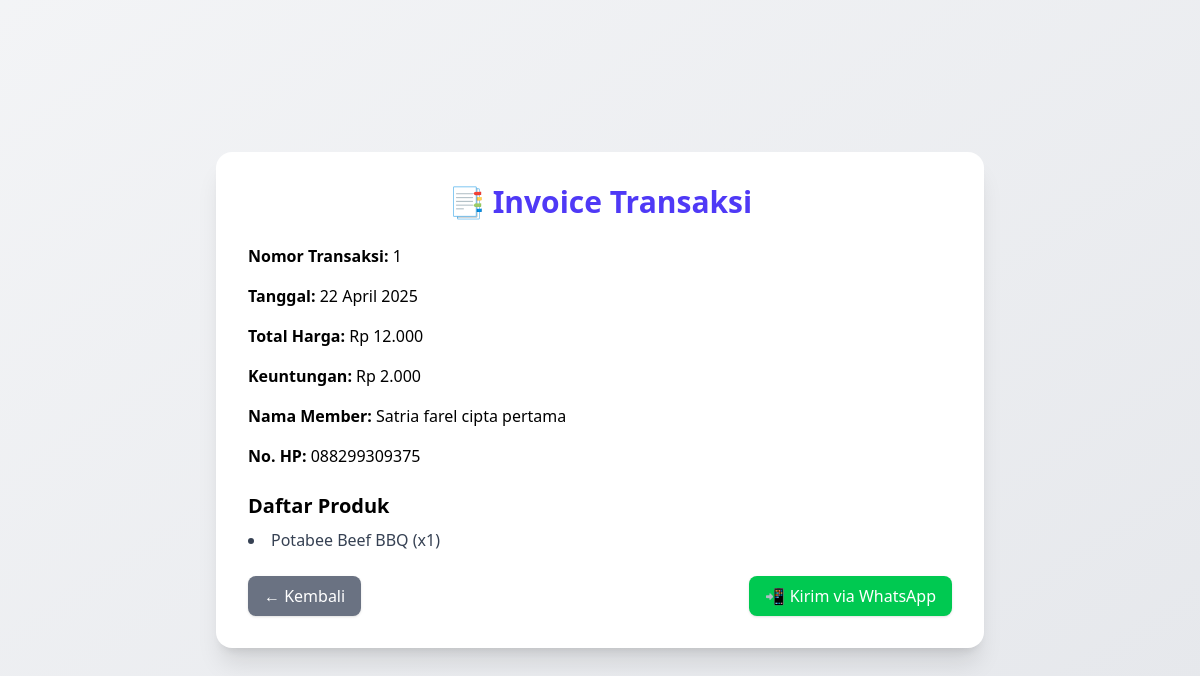
The page /public/admin/detail_transaksi.php?id=1 (signed in) on the database its author committed.
### tables this page shows
CREATE TABLE `t_transaksi` (
  `f_id_transaksi` int NOT NULL,
  `f_id_detail` int DEFAULT NULL,
  `f_tanggal_pembelian` date NOT NULL,
  `f_total_harga` varchar(255) NOT NULL,
  `f_id_admin` int NOT NULL,
  `f_id_member` int NOT NULL,
  `f_total_keuntungan` varchar(255) NOT NULL
);

CREATE TABLE `t_member` (
  `f_id` int NOT NULL,
  `f_nama_member` varchar(255) NOT NULL,
  `f_no_telp` varchar(15) NOT NULL,
  `f_status` enum('Aktif','Tidak Aktif') NOT NULL,
  `f_last_activity` date NOT NULL,
  `f_point` int NOT NULL
);

### public/admin/detail_transaksi.php (the view, shortened to what this page needs)
<?php
include("../../src/cookie.php");
$id = isset($_GET['id']) ? $_GET['id'] : null;
$query = "SELECT
            t.f_id_transaksi,
            t.f_tanggal_pembelian,
            t.f_total_harga,
            t.f_total_keuntungan,
            m.f_nama_member,
            m.f_no_telp,
            GROUP_CONCAT(p.f_nama_produk ORDER BY d.f_id SEPARATOR ', ') AS produk_nama,
            GROUP_CONCAT(d.f_quantity ORDER BY d.f_id SEPARATOR ', ') AS jumlah
          FROM t_transaksi t
          INNER JOIN t_detail_transaksi d ON t.f_id_transaksi = d.f_id_transaksi
          INNER JOIN t_produk p ON d.f_id_produk = p.f_id
          INNER JOIN t_member m ON t.f_id_member = m.f_id
          WHERE t.f_id_transaksi = '$id'
          GROUP BY t.f_id_transaksi";
$result = mysqli_query($conn, $query);
$row = mysqli_fetch_assoc($result);
$tanggal_pembelian = date("d F Y", strtotime($row['f_tanggal_pembelian']));
$products = explode(', ', $row['produk_nama']);
$quantities = explode(', ', $row['jumlah']);
?>
<!DOCTYPE html>
<html lang="id">
<head>
  <script src="https://cdn.jsdelivr.net/npm/@tailwindcss/browser@4"></script>
</head>
<body class="bg-gradient-to-br from-gray-100 to-gray-200 min-h-screen flex items-center justify-center p-6">
  <div class="bg-white p-8 rounded-2xl shadow-xl w-full max-w-3xl">
      <h1 class="text-3xl font-bold mb-6 text-center text-indigo-600">📑 Invoice Transaksi</h1>
      <div class="grid gap-4">
          <p><b>Nomor Transaksi:</b> <?= $row['f_id_transaksi']; ?></p>
          <p><b>Tanggal:</b> <?= $tanggal_pembelian; ?></p>
          <p><b>Total Harga:</b> Rp <?= number_format($row['f_total_harga'], 0, ',', '.'); ?></p>
          <p><b>Keuntungan:</b> Rp <?= number_format($row['f_total_keuntungan'], 0, ',', '.'); ?></p>
          <p><b>Nama Member:</b> <?= $row['f_nama_member']; ?></p>
          <p><b>No. HP:</b> <?= $row['f_no_telp']; ?></p>
      </div>
      <h2 class="text-xl font-semibold mt-6">Daftar Produk</h2>
      <ul class="list-disc list-inside text-gray-700 mt-2">
          <?php foreach ($products as $idx => $name): ?>
          <li><?= $name; ?> (x<?= $quantities[$idx]; ?>)</li>
          <?php endforeach; ?>
      </ul>
      <div class="mt-6 flex justify-between">
          <a href="laporan.php" class="px-4 py-2 bg-gray-500 text-white rounded-lg shadow hover:bg-gray-600 transition">&larr; Kembali</a>
          <form method="post">
              <button type="submit" name="kirim_wa" class="px-4 py-2 bg-green-500 text-white rounded-lg shadow hover:bg-green-600 transition">📲 Kirim via WhatsApp</button>
          </form>
      </div>
  </div>
</body>
</html>

### rows shown on the page
t_transaksi: f_id_transaksi "1", f_tanggal_pembelian "22 April 2025", f_total_harga "12.000", f_total_keuntungan "2.000", f_id_member.f_nama_member "Satria farel cipta pertama", f_id_member.f_no_telp "088299309375", name "Potabee Beef BBQ", idx "1"
